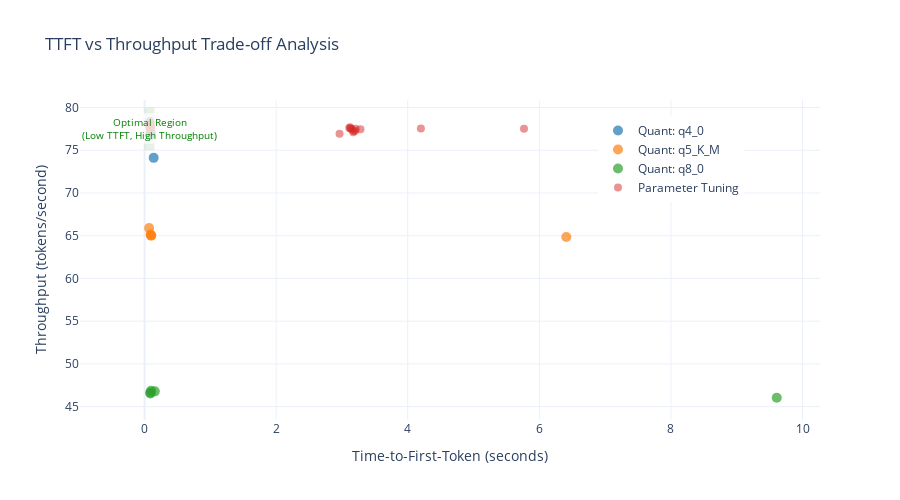

The code cell stored with this chart in its notebook:
### Code cell
# TTFT vs Throughput Trade-off Analysis (Scatter with Density Contours)
def create_ttft_throughput_scatter():
    """Create scatter plot showing TTFT vs throughput trade-offs"""

    fig = go.Figure()

    # Add quantization data
    colors = {'q4_0': '#1f77b4', 'q5_K_M': '#ff7f0e', 'q8_0': '#2ca02c'}

    for tag in quant_df['tag'].unique():
        tag_data = quant_df[quant_df['tag'] == tag]
        fig.add_trace(go.Scatter(
            x=tag_data['ttft_s'],
            y=tag_data['tokens_s'],
            mode='markers',
            name=f'Quant: {tag}',
            marker=dict(size=10, opacity=0.7, color=colors[tag]),
            text=[f"Prompt {i + 1}" for i in range(len(tag_data))],
            hovertemplate='<b>%{text}</b><br>TTFT: %{x:.3f}s<br>Throughput: %{y:.1f} tok/s<extra></extra>'
        ))

    # Add parameter tuning data
    fig.add_trace(go.Scatter(
        x=param_df['ttft_s'],
        y=param_df['tokens_s'],
        mode='markers',
        name='Parameter Tuning',
        marker=dict(size=8, opacity=0.5, color='#d62728'),
        text=[f"Config {i + 1}" for i in range(len(param_df))],
        hovertemplate='<b>%{text}</b><br>TTFT: %{x:.3f}s<br>Throughput: %{y:.1f} tok/s<extra></extra>'
    ))

    # Add optimal region annotation
    fig.add_shape(
        type="rect",
        x0=0, x1=0.15, y0=75, y1=80,
        fillcolor="green", opacity=0.1,
        line=dict(width=0)
    )

    fig.add_annotation(
        x=0.075, y=77.5,
        text="Optimal Region<br>(Low TTFT, High Throughput)",
        showarrow=False,
        font=dict(size=10, color="green"),
        bgcolor="rgba(255,255,255,0.8)"
    )

    fig.update_layout(
        title="TTFT vs Throughput Trade-off Analysis",
        xaxis_title="Time-to-First-Token (seconds)",
        yaxis_title="Throughput (tokens/second)",
        height=500,
        hovermode='closest',
        legend=dict(x=0.7, y=0.95)
    )

    return fig


# Create and display
ttft_scatter = create_ttft_throughput_scatter()
ttft_scatter.show()

# Calculate correlation
correlation = quant_df[['ttft_s', 'tokens_s']].corr().iloc[0, 1]
print(f"\n📊 Correlation between TTFT and Throughput: {correlation:.3f}")

### Figure 1 — Plotly figure (JSON) as saved in the notebook; plotly's stock layout.template omitted (floating-point values rounded to 4 significant figures)
{"data": [{"hovertemplate": "<b>%{text}</b><br>TTFT: %{x:.3f}s<br>Throughput: %{y:.1f} tok/s<extra></extra>", "marker": {"color": "#1f77b4", "opacity": 0.7, "size": 10}, "mode": "markers", "name": "Quant: q4_0", "text": ["Prompt 1", "Prompt 2", "Prompt 3", "Prompt 4", "Prompt 5"], "type": "scatter", "x": [0.1382, 0.0987, 0.0837, 0.078, 0.0877], "y": [74.11, 76.96, 76.72, 78.26, 76.88]}, {"hovertemplate": "<b>%{text}</b><br>TTFT: %{x:.3f}s<br>Throughput: %{y:.1f} tok/s<extra></extra>", "marker": {"color": "#ff7f0e", "opacity": 0.7, "size": 10}, "mode": "markers", "name": "Quant: q5_K_M", "text": ["Prompt 1", "Prompt 2", "Prompt 3", "Prompt 4", "Prompt 5"], "type": "scatter", "x": [6.41, 0.1016, 0.0915, 0.0692, 0.0996], "y": [64.85, 65.03, 65.14, 65.89, 65.01]}, {"hovertemplate": "<b>%{text}</b><br>TTFT: %{x:.3f}s<br>Throughput: %{y:.1f} tok/s<extra></extra>", "marker": {"color": "#2ca02c", "opacity": 0.7, "size": 10}, "mode": "markers", "name": "Quant: q8_0", "text": ["Prompt 1", "Prompt 2", "Prompt 3", "Prompt 4", "Prompt 5"], "type": "scatter", "x": [9.608, 0.1554, 0.0893, 0.0988, 0.0866], "y": [46.04, 46.79, 46.54, 46.85, 46.64]}, {"hovertemplate": "<b>%{text}</b><br>TTFT: %{x:.3f}s<br>Throughput: %{y:.1f} tok/s<extra></extra>", "marker": {"color": "#d62728", "opacity": 0.5, "size": 8}, "mode": "markers", "name": "Parameter Tuning", "text": ["Config 1", "Config 2", "Config 3", "Config 4", "Config 5", "Config 6", "Config 7", "Config 8", "Config 9", "Config 10", "Config 11", "Config 12", "Config 13", "Config 14", "Config 15", "Config 16", "Config 17", "Config 18", "Config 19", "Config 20", "Config 21", "Config 22", "Config 23", "Config 24", "Config 25", "Config 26", "Config 27", "Config 28", "Config 29", "Config 30", "Config 31", "Config 32", "Config 33", "Config 34", "Config 35", "Config 36"], "type": "scatter", "x": [5.767, 0.0865, 0.083, 3.282, 0.0893, 0.0821, 4.2, 0.0806, 0.0839, 3.134, 0.0791, 0.1013, 3.144, 0.0807, 0.0848, 2.963, 0.083, 0.0991, 3.209, 0.0864, 0.077, 3.176, 0.0806, 0.0961, 3.123, 0.0741, 0.0808, 3.202, 0.0878, 0.0751, 3.111, 0.0835, 0.1002, 3.172, 0.0904, 0.0909], "y": [77.5, 77.93, 77.91, 77.45, 77.21, 77.67, 77.53, 77.6, 77.6, 77.51, 77.83, 77.76, 77.51, 77.67, 77.59, 76.93, 77.74, 77.7, 77.51, 77.55, 77.77, 77.24, 77.4, 78.01, 77.69, 77.63, 77.76, 77.29, 78.42, 78.06, 77.61, 77.82, 77.56, 77.11, 77.37, 77.44]}], "layout": {"annotations": [{"bgcolor": "rgba(255,255,255,0.8)", "font": {"color": "green", "size": 10}, "showarrow": false, "text": "Optimal Region<br>(Low TTFT, High Throughput)", "x": 0.075, "y": 77.5}], "height": 500, "hovermode": "closest", "legend": {"x": 0.7, "y": 0.95}, "shapes": [{"fillcolor": "green", "line": {"width": 0}, "opacity": 0.1, "type": "rect", "x0": 0, "x1": 0.15, "y0": 75, "y1": 80}], "title": {"text": "TTFT vs Throughput Trade-off Analysis"}, "xaxis": {"title": {"text": "Time-to-First-Token (seconds)"}}, "yaxis": {"title": {"text": "Throughput (tokens/second)"}}}}
